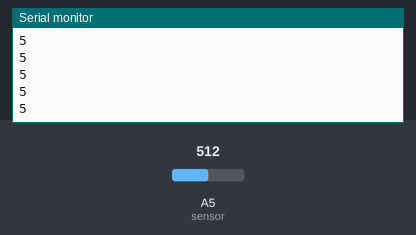
Recording of a sketch running on a simulated Arduino Uno, built with avr-gcc and run on an emulated ATmega328P. Parts: the last lines printed to the serial monitor. The inputs (shaded band) are chosen by the test bench; at power-on: A5 (sensor) = 512.

Above: at 1.2 s.
1.3 s: A5 (sensor) set to 716
At 1.76 s:
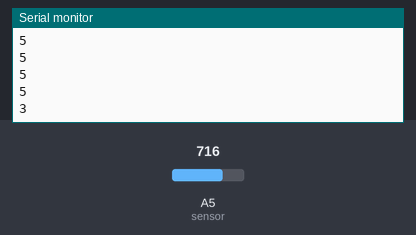
2.8 s: A5 (sensor) set to 900
At 2.96 s:
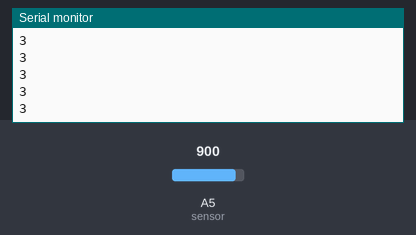
Timing chart, 0 to 5.8 s (numbered marks = the images above; inputs shaded):
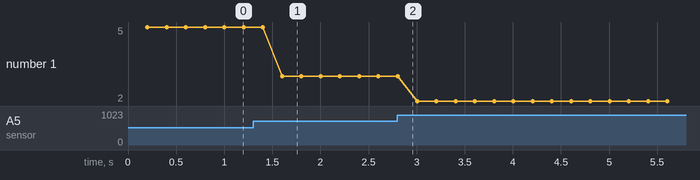

The sketch:

SensorTest_sans_librairie.ino
```cpp
#define sensor A5 // Sharp IR GP2Y0A41SK0F (4-30cm, analog)

void setup() {
  Serial.begin(9600); // start the serial port
}

void loop() {

  // 5v
  float volts = analogRead(sensor)*0.0048828125;  // value from sensor * (5/1024)
  int distance = 13*pow(volts, -1); // worked out from datasheet graph
  delay(200); // slow down serial port

  if (distance <= 30){
    Serial.println(distance);   // print the distance
  }
}
```

Measured:
- after the input at 1.3 s, the serial monitor: prints a new line after 0.30 s (image 1)
- plotted number 1: 5 → 3 after the input at 1.3 s, 3 → 2 after the input at 2.8 s
